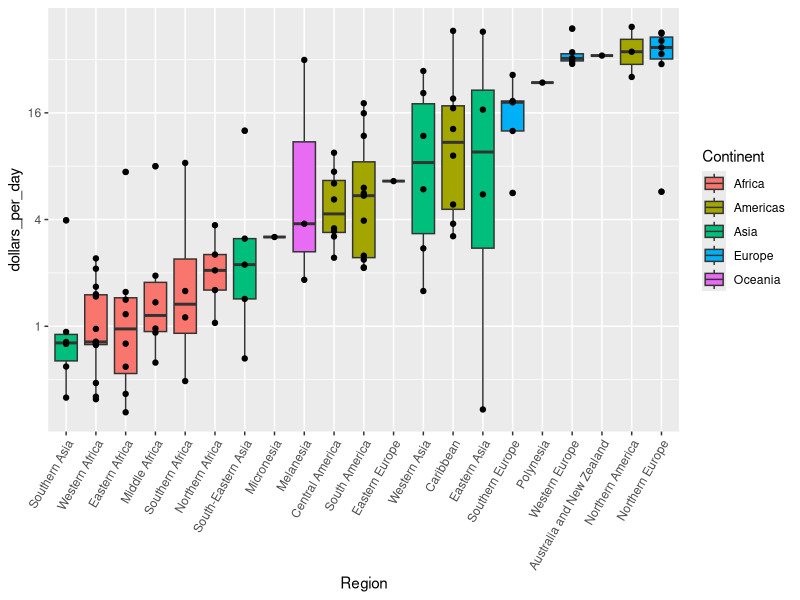

Write the R code that produced this figure.
library(tidyverse)
library(dslabs)
data("gapminder")
gapminder%>%filter(year==1970&!is.na(gdp))%>%
  mutate(dollars_per_day=gdp/population/365)%>%
  mutate(region=reorder(region,dollars_per_day,FUN=median))%>%
    ggplot(aes(region,dollars_per_day, fill=continent))+
  geom_boxplot()+
  theme(axis.text.x =element_text(angle=60,hjust=1))+
  xlab("Region")+scale_fill_discrete("Continent")+
  scale_y_continuous(trans="log2")+
  geom_point(show.legend=F)
  
